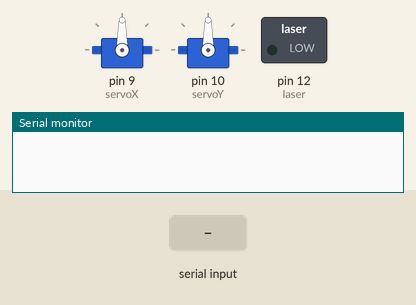
This sketch was run on a simulated Arduino Uno, built with avr-gcc and run on an emulated ATmega328P. Shown: 2 × servo, switched loads named in the sketch (green lamp = pin HIGH), the last lines printed to the serial monitor. The inputs (shaded band) are chosen by the test bench.

Above: at 1.2 s.
1.3 s: "90,45\n" received over Serial
At 2.2 s:
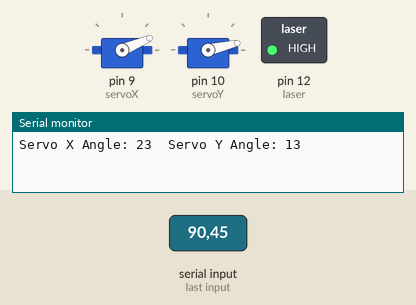
2.8 s: "30,150\n" received over Serial
At 3.3 s:
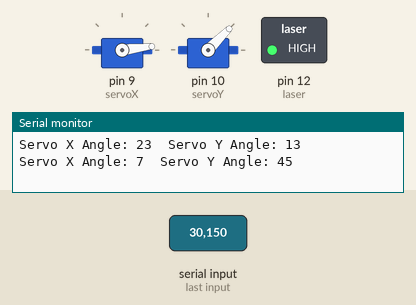
4.3 s: "1,90\n" received over Serial
At 5.7 s:
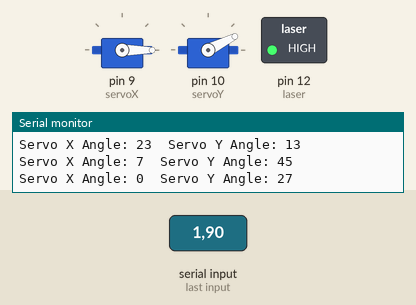
Timing chart, 0 to 7.3 s (numbered marks = the images above; inputs shaded):
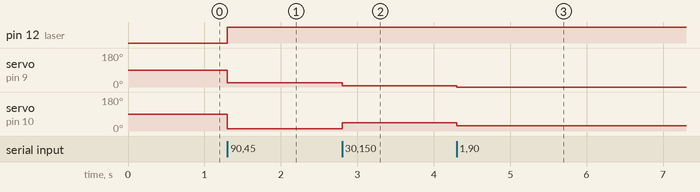

Measured:
- after the input at 1.3 s, pin 12 (laser): LOW → HIGH at once; servo on pin 9 (servoX): 90° → 23° at once; servo on pin 10 (servoY): 90° → 13° at once
- after the input at 2.8 s, servo on pin 9 (servoX): 23° → 7° at once; servo on pin 10 (servoY): 13° → 45° at once
- after the input at 4.3 s, servo on pin 9 (servoX): 7° → 0° at once; servo on pin 10 (servoY): 45° → 27° at once

The sketch:

arduinocode.ino
```cpp
#include <Servo.h>

Servo servoX;
Servo servoY;
int laser = 12;

void setup() {
  Serial.begin(2000000);
  servoX.attach(9);
  servoY.attach(10);
  pinMode(laser, OUTPUT);

}

void loop() {
  if (Serial.available() > 0) {
    String data = Serial.readStringUntil('\n');
    data.trim();
    int commaIndex = data.indexOf(',');
    if (commaIndex != -1) {
      int servoXPos = data.substring(0, commaIndex).toInt();
      int servoYPos = data.substring(commaIndex + 1).toInt();
      int servoXAngle = map(servoXPos, 0, 700, 0, 180);
      int servoYAngle = map(servoYPos, 0, 600, 0, 180);

      Serial.print("Servo X Angle: ");
      Serial.print(servoXAngle);
      Serial.print("  Servo Y Angle: ");
      Serial.println(servoYAngle);

      servoX.write(servoXAngle);
      servoY.write(servoYAngle);
      digitalWrite(laser, HIGH);
    }
  }
}
```
